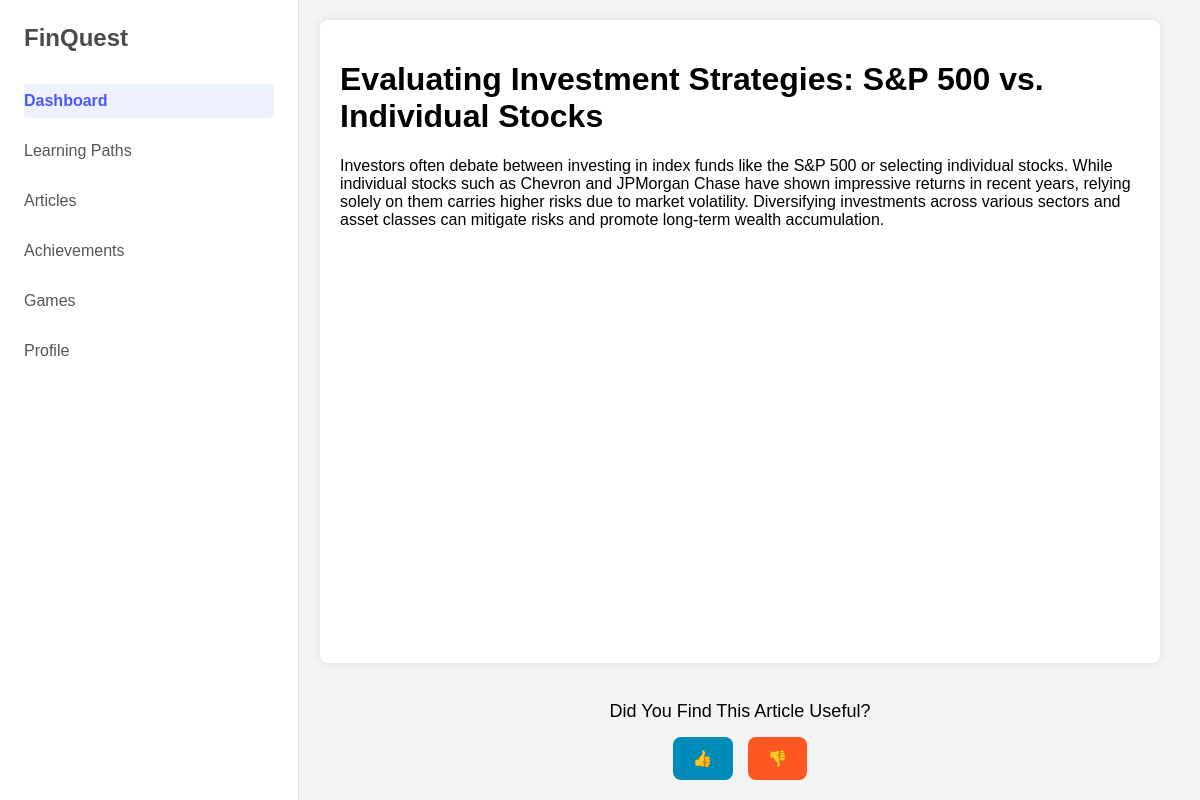
Page /article/1 (signed in) on the committed database.
### Model/db.py (models this page shows)
class Article(db.Model):
    id = db.Column(db.Integer, primary_key=True)
    title = db.Column(db.String(200), nullable=False)
    content = db.Column(db.Text, nullable=False)
    risk_level = db.Column(db.Integer, nullable=False)
    exp =db.Column(db.Integer,nullable = False)
    interactions = db.relationship('ArticleInteraction', back_populates='article', lazy=True)

### app.py (the view)
@app.route('/article/<int:article_id>')
def view_article(article_id):
    article = Article.query.get_or_404(article_id)
    user =get_logged_in_user()
    user_interaction = None
    if user:
        user_interaction = ArticleInteraction.query.filter_by(user_id=user.id, article_id=article_id).first()
    return render_template("User/article_detail.html", article=article, user_interaction=user_interaction)

### app.py (called while the page is built)
def get_logged_in_user():
    if "userid" not in session:
        return redirect(url_for("login"))
    return User.query.get(session["userid"])

### Templates/User/article_detail.html (shortened to what this page needs)
<!DOCTYPE html>
<html lang="en">
<head>
</head>
<body>
    <div class="sidebar">
        <div class="brand">FinQuest</div>
        <nav>
          <ul>
            <li class="active"><a href="/home">Dashboard</a></li>
            <li><a href="/learningpaths">Learning Paths</a></li>
            <li><a href="/articles">Articles</a></li>
            <li><a href="/achievements">Achievements</a></li>
            <li><a href="/games">Games</a></li>
            <li><a href="/profile">Profile</a></li>
          </ul>
        </nav>
    </div>
    <div class="main-content">
        <div class="container">
            <h1>{{ article.title }}</h1>
            <p>{{ article.content }}</p>
        </div>
        <div class="footer">
            <p>Did You Find This Article Useful?</p>
            <div class="buttons">
                <form action="{{ url_for('like_article', article_id=article.id) }}" method="POST">
                    <button type="submit" class="like">👍</button>
                </form>
                <form action="{{ url_for('dislike_article', article_id=article.id) }}" method="POST">
                    <button type="submit" class="dislike">👎</button>
                </form>
            </div>
        </div>
    </div>
</body>
</html>

### Templates/User/article_detail.html (style rules this page uses)
body { font-family: Arial, sans-serif; margin: 0; padding: 0; background-color: #f4f4f4; display: flex; min-height: 100vh; }
.sidebar { width: 250px; background-color: #fff; border-right: 1px solid #e1e1e1; padding: 1.5rem; height: 100vh; position: fixed; top: 0; left: 0; overflow-y: auto; }
.sidebar .brand { font-size: 1.5rem; font-weight: 600; margin-bottom: 2rem; color: #4b4b4b; }
.sidebar nav ul { list-style: none; padding: 0; }
.sidebar nav ul li { margin-bottom: 1rem; }
.sidebar nav ul li a { text-decoration: none; color: #555; font-size: 1rem; padding: 0.5rem 0; display: block; border-radius: 4px; transition: background-color 0.2s; }
.sidebar nav ul li.active a { background-color: #eef2ff; color: #4b59f7; font-weight: 600; }
.main-content { margin-left: 280px; flex: 1; padding: 20px; display: flex; flex-direction: column; align-items: center; }
.container { max-width: 800px; background: white; padding: 20px; border-radius: 8px; box-shadow: 0px 0px 10px rgba(0, 0, 0, 0.1); flex: 1; width: 100%; }
.footer { text-align: center; margin-top: auto; padding-top: 20px; }
.footer p { font-size: 18px; margin-bottom: 15px; }
.buttons { display: flex; justify-content: center; gap: 15px; }
button { padding: 12px 20px; font-size: 16px; border: none; cursor: pointer; border-radius: 8px; display: flex; align-items: center; gap: 8px; font-weight: bold; transition: background 0.3s ease; }
.like { background-color: #008CBA; color: white; }
.dislike { background-color: #FF5722; color: white; }

### rows in the picture
Article: title "Evaluating Investment Strategies: S&P 500 vs. Individual Stocks", content "Investors often debate between investing in index funds like the S&P 500 or selecting individual stocks. While individual stocks such as Chevron and JPMorgan Chase have shown impressive returns in recent years, relying solely on them carries higher risks due to market volatility. Diversifying investments across various sectors and asset classes can mitigate risks and promote long-term wealth accumulation."
